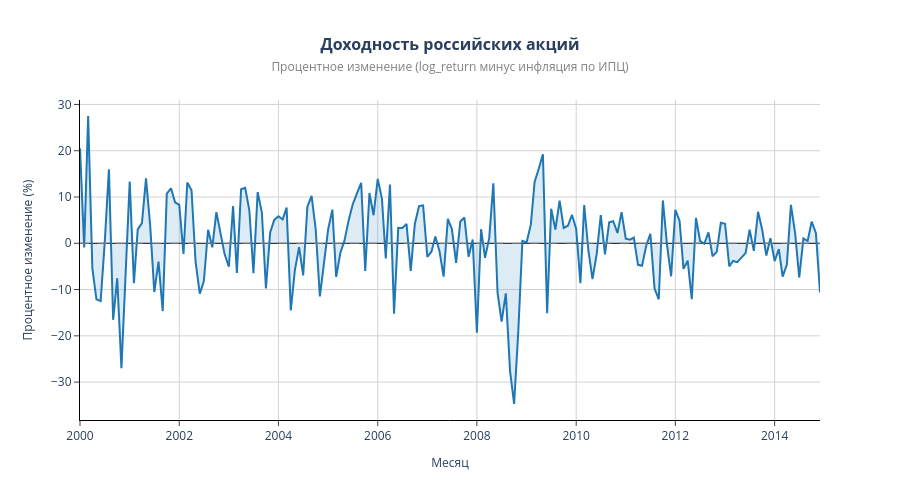

The notebook cell saved with this chart:
### Markdown cell above
## Доходность российских акций

### Code cell
fig = go.Figure()
fig.add_trace(go.Scatter(
    x=dataset['date'],
    y=dataset['ret_t'],
    mode='lines',
    name='Доходность российских акций',
    line=dict(color='#1f77b4', width=2),
    fill='tozeroy',
    fillcolor='rgba(31, 119, 180, 0.15)'
))
fig.update_layout(
    title=dict(
        text='<b>Доходность российских акций</b><br>' +
             '<span style="font-size:12px; color:gray;">Процентное изменение (log_return минус инфляция по ИПЦ)</span>',
        x=0.5,
        xanchor='center',
        font=dict(size=16)
    ),
    xaxis=dict(
        title=dict(text='Месяц', font=dict(size=12)),
        tickformat='%Y',
        gridcolor='lightgray',
        showgrid=True,
        zeroline=False,
        showline=True,
        linewidth=1,
        linecolor='black',
        ticks='outside'
    ),
    yaxis=dict(
        title=dict(text='Процентное изменение (%)', font=dict(size=12)),
        gridcolor='lightgray',
        showgrid=True,
        zeroline=True,
        zerolinecolor='black',
        zerolinewidth=1,
        showline=True,
        linewidth=1,
        linecolor='black',
        ticks='outside'
    ),
    plot_bgcolor='white',
    paper_bgcolor='white',
    height=500,
    width=900,
    hovermode='x unified'
)

fig.add_hline(y=0, line_dash="dash", line_color="gray", line_width=1)

pio.write_image(fig, '../russian_paper_results/graphs/ret_ru.png', scale=2)
fig.show()

### Figure 1 — Plotly figure (JSON) as saved in the notebook; plotly's stock layout.template omitted (floating-point values rounded to 4 significant figures; data arrays with more than 128 entries replaced by an {"elided": "..."} marker saying what was removed)
{"data": [{"fill": "tozeroy", "fillcolor": "rgba(31, 119, 180, 0.15)", "line": {"color": "#1f77b4", "width": 2}, "mode": "lines", "name": "Доходность российских акций", "x": {"elided": "180 str values"}, "y": {"elided": "180 float values"}, "type": "scatter"}], "layout": {"title": {"font": {"size": 16}, "text": "<b>Доходность российских акций</b><br><span style=\"font-size:12px; color:gray;\">Процентное изменение (log_return минус инфляция по ИПЦ)</span>", "x": 0.5, "xanchor": "center"}, "xaxis": {"title": {"font": {"size": 12}, "text": "Месяц"}, "tickformat": "%Y", "gridcolor": "lightgray", "showgrid": true, "zeroline": false, "showline": true, "linewidth": 1, "linecolor": "black", "ticks": "outside"}, "yaxis": {"title": {"font": {"size": 12}, "text": "Процентное изменение (%)"}, "gridcolor": "lightgray", "showgrid": true, "zeroline": true, "zerolinecolor": "black", "zerolinewidth": 1, "showline": true, "linewidth": 1, "linecolor": "black", "ticks": "outside"}, "plot_bgcolor": "white", "paper_bgcolor": "white", "height": 500, "width": 900, "hovermode": "x unified", "shapes": [{"line": {"color": "gray", "dash": "dash", "width": 1}, "type": "line", "x0": 0, "x1": 1, "xref": "x domain", "y0": 0, "y1": 0, "yref": "y"}]}}
